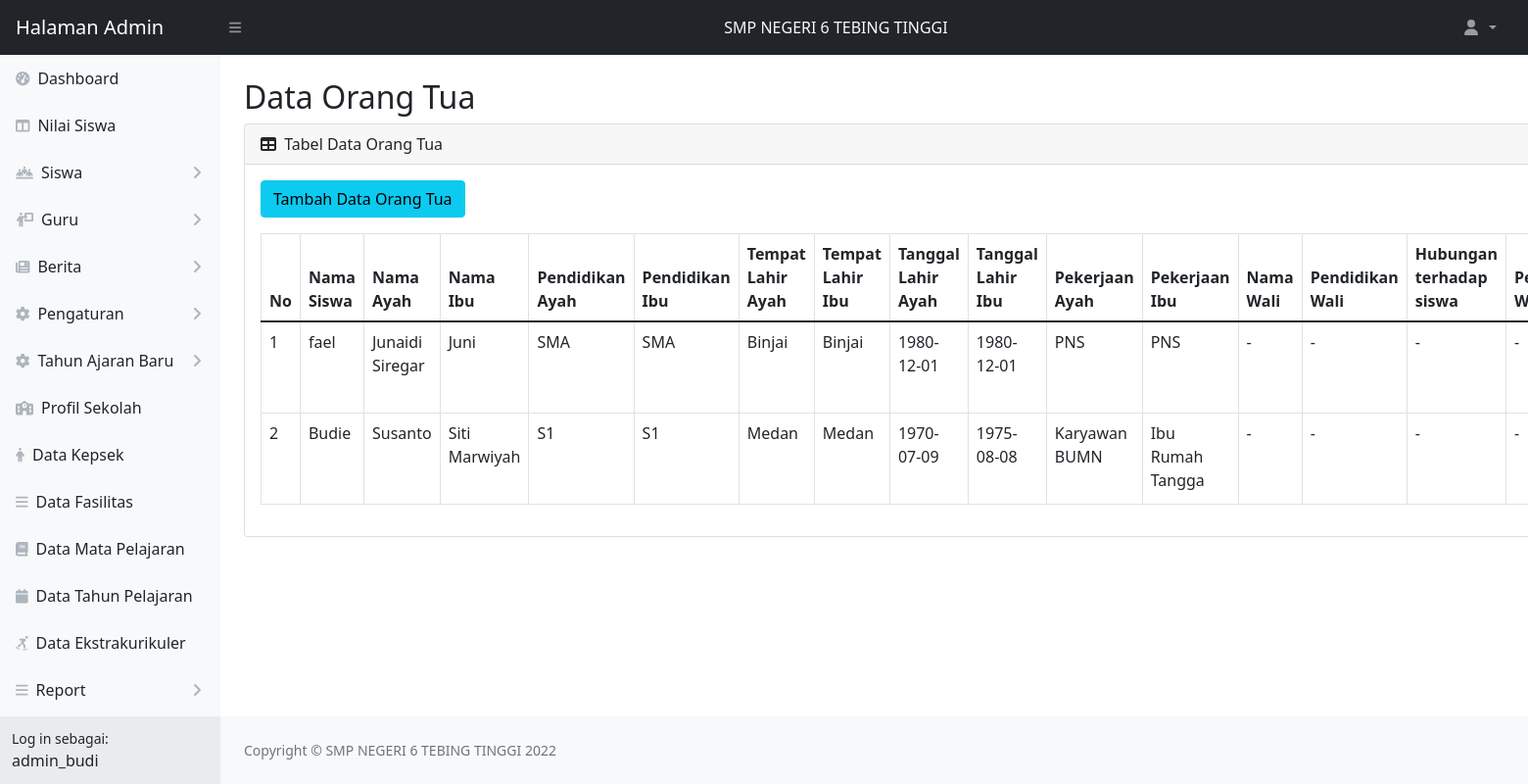
Page /web_app/admin/tabel-ortu.php (signed in) on the committed database.
### tables this page shows
CREATE TABLE `akun_admin` (
  `admin_id` int(11) NOT NULL,
  `username` varchar(15) NOT NULL,
  `nama_lengkap` varchar(50) NOT NULL,
  `password` varchar(60) NOT NULL
);

CREATE TABLE `ortu` (
  `id` int(11) NOT NULL,
  `id_siswa` int(11) NOT NULL,
  `nama_ayah` varchar(50) NOT NULL,
  `nama_ibu` varchar(50) NOT NULL,
  `pendidikan_ayah` varchar(3) NOT NULL,
  `pendidikan_ibu` varchar(3) NOT NULL,
  `tempat_lahir_ayah` varchar(35) NOT NULL,
  `tempat_lahir_ibu` varchar(35) NOT NULL,
  `tgl_lahir_ayah` date NOT NULL,
  `tgl_lahir_ibu` date NOT NULL,
  `pekerjaan_ayah` varchar(20) NOT NULL,
  `pekerjaan_ibu` varchar(20) NOT NULL,
  `nama_wali` varchar(50) DEFAULT NULL,
  `pendidikan_wali` varchar(3) DEFAULT NULL,
  `hub_thd_siswa` varchar(20) DEFAULT NULL,
  `pekerjaan_wali` varchar(20) DEFAULT NULL,
  `no_hp` char(15) NOT NULL
);

CREATE TABLE `siswa` (
  `id` int(11) NOT NULL,
  `nis` char(4) NOT NULL,
  `nisn` char(10) NOT NULL,
  `nama_lengkap` varchar(50) NOT NULL,
  `jenis_kelamin` enum('L','P') NOT NULL,
  `tempat_lahir` varchar(50) NOT NULL,
  `tanggal_lahir` date NOT NULL,
  `agama` enum('Islam','Katolik','Protestan','Buddha','Konghucu','Hindu') NOT NULL,
  `anak_ke` int(11) NOT NULL,
  `jumlah_saudara` int(11) NOT NULL,
  `berat_badan` int(11) NOT NULL,
  `tinggi_badan` int(11) NOT NULL,
  `gol_darah` enum('O','A','B','AB') NOT NULL,
  `no_hp` char(15) NOT NULL,
  `alamat` text NOT NULL,
  `status` enum('Aktif','Lulus','Pindah') NOT NULL,
  `foto` varchar(15) DEFAULT NULL
);

### web_app/admin/tabel-ortu.php (the view, shortened to what this page needs)
<?php
    include 'koneksi.php';
    $admin = "SELECT username, nama_lengkap FROM akun_admin WHERE admin_id = '".$_SESSION['admin_id']."'";
    $data_admin = mysqli_query($koneksi, $admin);
    $get = mysqli_fetch_object($data_admin);
?>
<!DOCTYPE html>
<html lang="en">
    <head>
        <link href="https://cdn.jsdelivr.net/npm/simple-datatables@latest/dist/style.css" rel="stylesheet" />
        <link href="css/styles.css" rel="stylesheet" />
    </head>
    <body class="sb-nav-fixed">
        <?php
            include 'topnavbar.php';
            include 'sidebar.php';
        ?>
    <div id="layoutSidenav">
        <div id="layoutSidenav_content">
            <main>
                <div class="container-fluid px-4">
                    <h2 class="mt-4">Data Orang Tua</h2>
                    <div class="card mb-4">
                        <div class="card-header">
                            <i class="fas fa-table me-1"></i>
                            Tabel Data Orang Tua
                        </div>
                        <div class="card-body">
                            <a class="btn btn-info mb-3" href="tambah-ortu.php">Tambah Data Orang Tua</a>
                            <table id="example" class="dataTable-table">
                                <thead>
                                    <tr>
                                        <th width="50px">No</th>
                                        <th>Nama Siswa</th>
                                        <th>Nama Ayah</th>
                                        <th>Nama Ibu</th>
                                        <th>Pendidikan Ayah</th>
                                        <th>Pendidikan Ibu</th>
                                        <th>Tempat Lahir Ayah</th>
                                        <th>Tempat Lahir Ibu</th>
                                        <th>Tanggal Lahir Ayah</th>
                                        <th>Tanggal Lahir Ibu</th>
                                        <th>Pekerjaan Ayah</th>
                                        <th>Pekerjaan Ibu</th>
                                        <th>Nama Wali</th>
                                        <th>Pendidikan Wali</th>
                                        <th>Hubungan terhadap siswa</th>
                                        <th>Pekerjaan Wali</th>
                                    </tr>
                                </thead>
                                <tbody>
                                <?php
                                    $no = 1;
                                    $dataortu = "SELECT o.id id_ortu, o.nama_ayah, o.nama_ibu, o.pendidikan_ayah, o.pendidikan_ibu, o.tempat_lahir_ayah, o.tempat_lahir_ibu,
                                    o.tgl_lahir_ayah, o.tgl_lahir_ibu, o.pekerjaan_ayah, o.pekerjaan_ibu, o.nama_wali, o.pendidikan_wali, o.hub_thd_siswa, o.pekerjaan_wali,
                                    o.no_hp, s.nama_lengkap nama_siswa FROM siswa s JOIN ortu o ON o.id_siswa = s.id ";
                                    $ortu=mysqli_query($koneksi, $dataortu);
                                    if(mysqli_num_rows($ortu)>0){
                                    while($data = mysqli_fetch_array($ortu)){
                                ?>
                                    <tr>
                                        <td><?php echo $no++?></td>
                                        <td><?php echo $data['nama_siswa']?></td>
                                        <td><?php echo $data['nama_ayah']?></td>
                                        <td><?php echo $data['nama_ibu']?></td>
                                        <td><?php echo $data['pendidikan_ayah']?></td>
                                        <td><?php echo $data['pendidikan_ibu']?></td>
                                        <td><?php echo $data['tempat_lahir_ayah']?></td>
                                        <td><?php echo $data['tempat_lahir_ibu']?></td>
                                        <td><?php echo $data['tgl_lahir_ayah']?></td>
                                        <td><?php echo $data['tgl_lahir_ibu']?></td>
                                        <td><?php echo $data['pekerjaan_ayah']?></td>
                                        <td><?php echo $data['pekerjaan_ibu']?></td>
                                        <?php
                                            if (empty($data['nama_wali'])) {
                                        ?>
                                            <td> - </td>
                                            <td> - </td>
                                            <td> - </td>
                                            <td> - </td>
                                        <?php } else{ ?>
                                            <td><?php echo $data['nama_wali'] ?></td>
                                            <td><?php echo $data['pendidikan_wali'] ?></td>
                                            <td><?php echo $data['hub_thd_siswa'] ?></td>
                                            <td><?php echo $data['pekerjaan_wali'] ?></td>
                                        <?php } ?>
                                    </tr>
                                <?php }} ?>
                                </tbody>
                            </table>
                        </div>
                    </div>
                </div>
            </main>
            <?php
                include 'footer.php';
            ?>
        </div>
    </div>
</body>
</html>

### web_app/admin/sidebar.php (shortened to what this page needs)
<div id="layoutSidenav">
            <div id="layoutSidenav_nav">
                <nav class="sb-sidenav accordion sb-sidenav-light" id="sidenavAccordion">
                    <div class="sb-sidenav-menu">
                        <div class="nav">
                            <a class="nav-link" href="index.php">
                                <div class="sb-nav-link-icon"><i class="fas fa-tachometer-alt"></i></div>
                                Dashboard
                            </a>
                            <a class="nav-link" href="tabel-nilai.php">
                                <div class="sb-nav-link-icon"><i class="fas fa-columns"></i></div>
                                Nilai Siswa
                            </a>
                                    <a class="nav-link collapsed" href="#" data-bs-toggle="collapse" data-bs-target="#pagesCollapseSiswa" aria-expanded="false" aria-controls="pagesCollapseAuth">
                                        <div class="sb-nav-link-icon"><i class="fas fa-people-line"></i></div>
                                        Siswa
                                        <div class="sb-sidenav-collapse-arrow"><i class="fas fa-angle-down"></i></div>
                                    </a>
                                    <a class="nav-link collapsed" href="#" data-bs-toggle="collapse" data-bs-target="#pagesCollapseGuru" aria-expanded="false" aria-controls="pagesCollapseAuth">
                                        <div class="sb-nav-link-icon"><i class="fas fa-person-chalkboard"></i></div>
                                        Guru
                                        <div class="sb-sidenav-collapse-arrow"><i class="fas fa-angle-down"></i></div>
                                    </a>
                                    <a class="nav-link collapsed" href="#" data-bs-toggle="collapse" data-bs-target="#pagesCollapseBerita" aria-expanded="false" aria-controls="pagesCollapseAuth">
                                        <div class="sb-nav-link-icon"><i class="fas fa-newspaper"></i></div>
                                        Berita
                                        <div class="sb-sidenav-collapse-arrow"><i class="fas fa-angle-down"></i></div>
                                    </a>
                                    <a class="nav-link collapsed" href="#" data-bs-toggle="collapse" data-bs-target="#pagesCollapsePengaturan" aria-expanded="false" aria-controls="pagesCollapseAuth">
                                        <div class="sb-nav-link-icon"><i class="fas fa-gear"></i></div>
                                        Pengaturan
                                        <div class="sb-sidenav-collapse-arrow"><i class="fas fa-angle-down"></i></div>
                                    </a>
                                    <a class="nav-link collapsed" href="#" data-bs-toggle="collapse" data-bs-target="#pagesCollapseTA" aria-expanded="false" aria-controls="pagesCollapseAuth">
                                        <div class="sb-nav-link-icon"><i class="fas fa-gear"></i></div>
                                        Tahun Ajaran Baru
                                        <div class="sb-sidenav-collapse-arrow"><i class="fas fa-angle-down"></i></div>
                                    </a>
                                    <a class="nav-link" href="profil-sekolah.php">
                                        <div class="sb-nav-link-icon"><i class="fas fa-school"></i></div>
                                        Profil Sekolah
                                    </a>
                                    <a class="nav-link" href="tabel-kepsek.php">
                                        <div class="sb-nav-link-icon"><i class="fas fa-person"></i></div>
                                        Data Kepsek
                                    </a>
                                    <a class="nav-link" href="tabel-fasilitas.php">
                                        <div class="sb-nav-link-icon"><i class="fas fa-bars"></i></div>
                                        Data Fasilitas
                                    </a>
                                    <a class="nav-link" href="tabel-matapelajaran.php">
                                        <div class="sb-nav-link-icon"><i class="fas fa-book"></i></div>
                                        Data Mata Pelajaran
                                    </a>
                                    <a class="nav-link" href="tabel-tahunpelajaran.php">
                                        <div class="sb-nav-link-icon"><i class="fas fa-calendar"></i></div>
                                        Data Tahun Pelajaran
                                    </a>
                                    <a class="nav-link" href="tabel-ekstrakurikuler.php">
                                        <div class="sb-nav-link-icon"><i class="fas fa-person-skating"></i></div>
                                        Data Ekstrakurikuler
                                    </a>
                                    <a class="nav-link collapsed" href="#" data-bs-toggle="collapse" data-bs-target="#pagesCollapseReport" aria-expanded="false" aria-controls="pagesCollapseAuth">
                                        <div class="sb-nav-link-icon"><i class="fas fa-bars"></i></div>
                                        Report
                                        <div class="sb-sidenav-collapse-arrow"><i class="fas fa-angle-down"></i></div>
                                    </a>
                                    <a class="nav-link collapsed" href="#" data-bs-toggle="collapse" data-bs-target="#pagesCollapseTrash" aria-expanded="false" aria-controls="pagesCollapseAuth">
                                    </a>
                        </div>
                    </div>
                    <div class="sb-sidenav-footer">
                        <div class="small">Log in sebagai:</div>
                        <?php echo $get->username ?>
                    </div>
                </nav>
            </div>

### rows in the picture
akun_admin: username "admin_budi"
ortu: id_siswa.nama_lengkap "fael", nama_ayah "Junaidi Siregar", nama_ibu "Juni", pendidikan_ayah "SMA", pendidikan_ibu "SMA", tempat_lahir_ayah "Binjai", tempat_lahir_ibu "Binjai", tgl_lahir_ayah "1980-12-01", tgl_lahir_ibu "1980-12-01", pekerjaan_ayah "PNS", pekerjaan_ibu "PNS", nama_wali "-", pendidikan_wali "-", hub_thd_siswa "-", pekerjaan_wali "-"
ortu: id_siswa.nama_lengkap "Budie", nama_ayah "Susanto", nama_ibu "Siti Marwiyah", pendidikan_ayah "S1", pendidikan_ibu "S1", tempat_lahir_ayah "Medan", tempat_lahir_ibu "Medan", tgl_lahir_ayah "1970-07-09", tgl_lahir_ibu "1975-08-08", pekerjaan_ayah "Karyawan BUMN", pekerjaan_ibu "Ibu Rumah Tangga"
